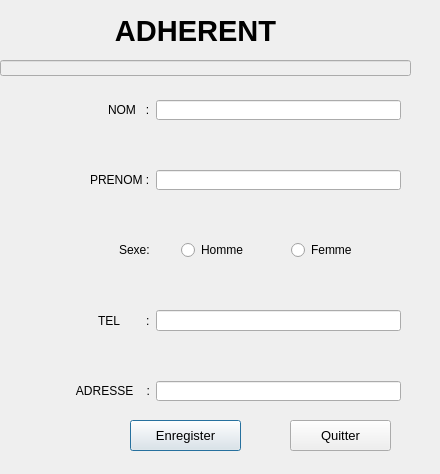
<?xml version="1.0" encoding="UTF-8"?>
<ui version="4.0">
 <class>Add_modifyAdherent</class>
 <widget class="QWidget" name="Add_modifyAdherent">
  <property name="geometry">
   <rect>
    <x>0</x>
    <y>0</y>
    <width>440</width>
    <height>474</height>
   </rect>
  </property>
  <property name="windowTitle">
   <string>Form</string>
  </property>
  <widget class="QPushButton" name="annuler">
   <property name="geometry">
    <rect>
     <x>290</x>
     <y>420</y>
     <width>101</width>
     <height>31</height>
    </rect>
   </property>
   <property name="font">
    <font>
     <pointsize>10</pointsize>
    </font>
   </property>
   <property name="text">
    <string>Quitter</string>
   </property>
   <property name="autoDefault">
    <bool>true</bool>
   </property>
  </widget>
  <widget class="QWidget" name="formLayoutWidget">
   <property name="geometry">
    <rect>
     <x>40</x>
     <y>100</y>
     <width>361</width>
     <height>301</height>
    </rect>
   </property>
   <layout class="QFormLayout" name="formLayout">
    <property name="labelAlignment">
     <set>Qt::AlignRight|Qt::AlignTrailing|Qt::AlignVCenter</set>
    </property>
    <property name="verticalSpacing">
     <number>50</number>
    </property>
    <property name="leftMargin">
     <number>20</number>
    </property>
    <property name="topMargin">
     <number>0</number>
    </property>
    <item row="0" column="0">
     <widget class="QLabel" name="label_5">
      <property name="text">
       <string>NOM   :</string>
      </property>
     </widget>
    </item>
    <item row="0" column="1">
     <widget class="QLineEdit" name="nomEdit"/>
    </item>
    <item row="1" column="0">
     <widget class="QLabel" name="label_9">
      <property name="text">
       <string>PRENOM :</string>
      </property>
     </widget>
    </item>
    <item row="1" column="1">
     <widget class="QLineEdit" name="PrenomEdit"/>
    </item>
    <item row="2" column="0">
     <widget class="QLabel" name="label">
      <property name="text">
       <string>Sexe:</string>
      </property>
     </widget>
    </item>
    <item row="3" column="0">
     <widget class="QLabel" name="label_6">
      <property name="text">
       <string>TEL        :</string>
      </property>
     </widget>
    </item>
    <item row="3" column="1">
     <widget class="QLineEdit" name="TelEdit"/>
    </item>
    <item row="4" column="0">
     <widget class="QLabel" name="label_8">
      <property name="text">
       <string>     ADRESSE    :</string>
      </property>
     </widget>
    </item>
    <item row="4" column="1">
     <widget class="QLineEdit" name="AddressseEdit"/>
    </item>
    <item row="2" column="1">
     <layout class="QHBoxLayout" name="horizontalLayout">
      <property name="leftMargin">
       <number>25</number>
      </property>
      <property name="rightMargin">
       <number>0</number>
      </property>
      <item>
       <widget class="QRadioButton" name="radioButton_h">
        <property name="text">
         <string>Homme</string>
        </property>
       </widget>
      </item>
      <item>
       <widget class="QRadioButton" name="radioButton_f">
        <property name="text">
         <string>Femme</string>
        </property>
       </widget>
      </item>
     </layout>
    </item>
   </layout>
  </widget>
  <widget class="QLineEdit" name="idEdit">
   <property name="enabled">
    <bool>false</bool>
   </property>
   <property name="geometry">
    <rect>
     <x>0</x>
     <y>60</y>
     <width>411</width>
     <height>16</height>
    </rect>
   </property>
   <property name="font">
    <font>
     <pointsize>3</pointsize>
    </font>
   </property>
   <property name="alignment">
    <set>Qt::AlignRight|Qt::AlignTrailing|Qt::AlignVCenter</set>
   </property>
  </widget>
  <widget class="QPushButton" name="valider">
   <property name="geometry">
    <rect>
     <x>130</x>
     <y>420</y>
     <width>111</width>
     <height>31</height>
    </rect>
   </property>
   <property name="font">
    <font>
     <pointsize>10</pointsize>
    </font>
   </property>
   <property name="text">
    <string>Enregister</string>
   </property>
   <property name="default">
    <bool>true</bool>
   </property>
  </widget>
  <widget class="QLabel" name="label_4">
   <property name="geometry">
    <rect>
     <x>90</x>
     <y>0</y>
     <width>211</width>
     <height>61</height>
    </rect>
   </property>
   <property name="font">
    <font>
     <pointsize>22</pointsize>
     <weight>75</weight>
     <bold>true</bold>
    </font>
   </property>
   <property name="text">
    <string>ADHERENT</string>
   </property>
   <property name="alignment">
    <set>Qt::AlignCenter</set>
   </property>
  </widget>
  <widget class="QLabel" name="label_7">
   <property name="geometry">
    <rect>
     <x>140</x>
     <y>200</y>
     <width>47</width>
     <height>13</height>
    </rect>
   </property>
   <property name="text">
    <string/>
   </property>
  </widget>
 </widget>
 <resources/>
 <connections/>
</ui>
